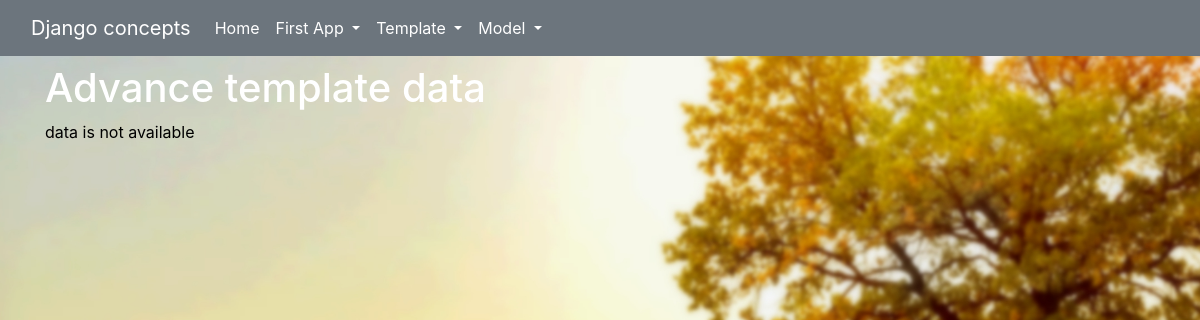
Before: /advtemplateapp/showtemplate with the older database file.
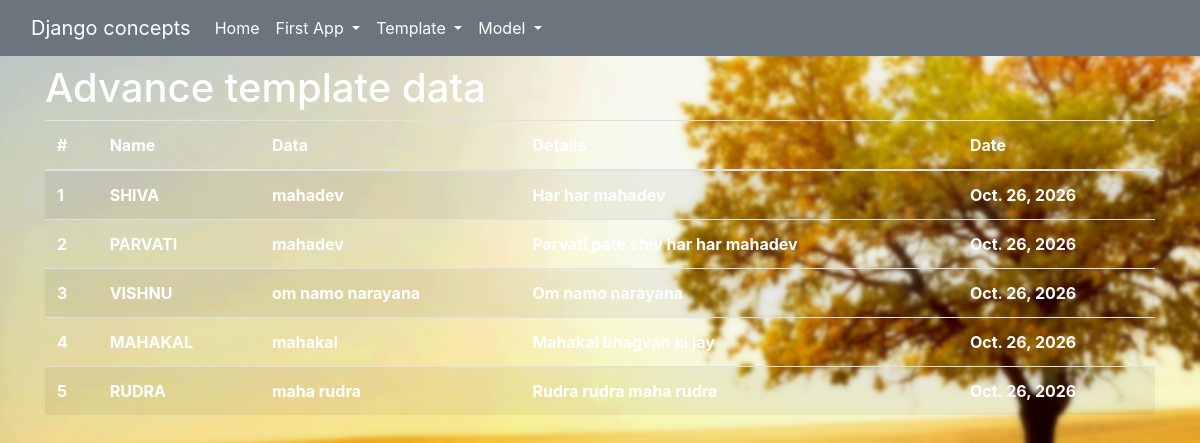
After: the same page with the newer database file.
### app_006_advance_template/models.py (models this page shows)
class userInfo(models.Model):
    name = models.CharField(max_length=100)
    data = models.CharField(max_length=200)
    details = models.TextField()
    date = models.DateField(default=datetime.datetime.now())

### app_006_advance_template/views.py (the view)
# urls.py: path('showtemplate', show_template, name="showtemplate"),
def show_template(request):
    data = userInfo.objects.all()
    return render(request, 'app_006_advance_template/adv_temp.html', {'data': data})

### templates/app_006_advance_template/adv_temp.html (shortened to what this page needs)
<!DOCTYPE html>
{% extends "base.html" %}
{%load static%}
        {% block body%}
            <div style="top:10px;">
                <h1 style="color:white;">Advance template data</h1>
                {%if data%}
                    <table class="table table-striped" style="color:white;">
                        <thead>
                            <tr>
                                <th scope="col">#</th>
                                <th scope="col">Name</th>
                                <th scope="col">Data</th>
                                <th scope="col">Details</th>
                                <th scope="col">Date</th>
                            </tr>
                        </thead>
                        <tbody>
                            {% for value in data %}
                            <tr>
                                <th scope="row">{{forloop.counter}}</th>
                                <th scope="row">{{value.name | upper}}</th>
                                <th scope="row">{{value.data}}</th>
                                <th scope="row">{{value.details | capfirst}}</th>
                                <th scope="row">{{value.date}}</th>
                            </tr>
                            {% endfor %}
                        </tbody>
                    </table>
                {%else%}
                <p>data is not available
                {%endif%}
            </div>
        {% endblock body%}

### templates/base.html (shortened to what this page needs)
<!DOCTYPE html>
{% load static%}
<html>
    <head>
        <link href="{%static 'css/bootstrap.css'%}" rel="stylesheet">
        <link href="{%static 'css/base.css'%}" rel="stylesheet">
    </head>
    <body>
        <nav class="navbar navbar-expand-lg fixed-top bg-body-tertiary navbar bg-secondary" data-bs-theme="dark">
            <div class="container-fluid">
                <a class="navbar-brand" href="#">Django concepts</a>
                <div class="collapse navbar-collapse" id="navbarSupportedContent">
                    <ul class="navbar-nav me-auto mb-2 mb-lg-0">
                        <li class="nav-item">
                            <a class="nav-link active" aria-current="page" href="{%url 'home'%}">Home</a>
                        </li>
                        <li class="nav-item dropdown">
                            <a class="nav-link dropdown-toggle" href="#" role="button" data-bs-toggle="dropdown" aria-expanded="false">
                                First App
                            </a>
                        </li>
                        <li class="nav-item dropdown">
                            <a class="nav-link dropdown-toggle" href="#" role="button" data-bs-toggle="dropdown" aria-expanded="false">
                                Template
                            </a>
                        </li>
                        <li class="nav-item dropdown">
                            <a class="nav-link dropdown-toggle" href="#" role="button" data-bs-toggle="dropdown" aria-expanded="false">
                                Model
                            </a>
                        </li>
                    </ul>
                </div>
            </div>
        </nav><br><br>
        <div class="container mt-3">
            {% block body %}
            {% endblock body%}
        </div>
    </body>
</html>

### static/css/base.css (style rules this page uses)
html, body { margin: 0; padding: 0; width: 100%; min-height: 100%; }
body { background-image: url(../images/ak2.jpg); background-size:cover; background-position: center; background-attachment: fixed; color: rgba(var(--bs-dark-rgb),var(--bs-text-opacity))!important }
a, a:hover { color: white; }

Changed rows visible on the page:
added userInfo: name "SHIVA", data "mahadev", details "Har har mahadev", date "Oct. 26, 2026"
added userInfo: name "PARVATI", data "mahadev", details "Parvati pate shiv har har mahadev", date "Oct. 26, 2026"
added userInfo: name "VISHNU", data "om namo narayana", details "Om namo narayana", date "Oct. 26, 2026"
added userInfo: name "MAHAKAL", data "mahakal", details "Mahakal bhagvan ki jay", date "Oct. 26, 2026"
added userInfo: name "RUDRA", data "maha rudra", details "Rudra rudra maha rudra", date "Oct. 26, 2026"
Other visible differences:
text no longer shown: "data is not available"
text now shown: "# Name Data Date"
